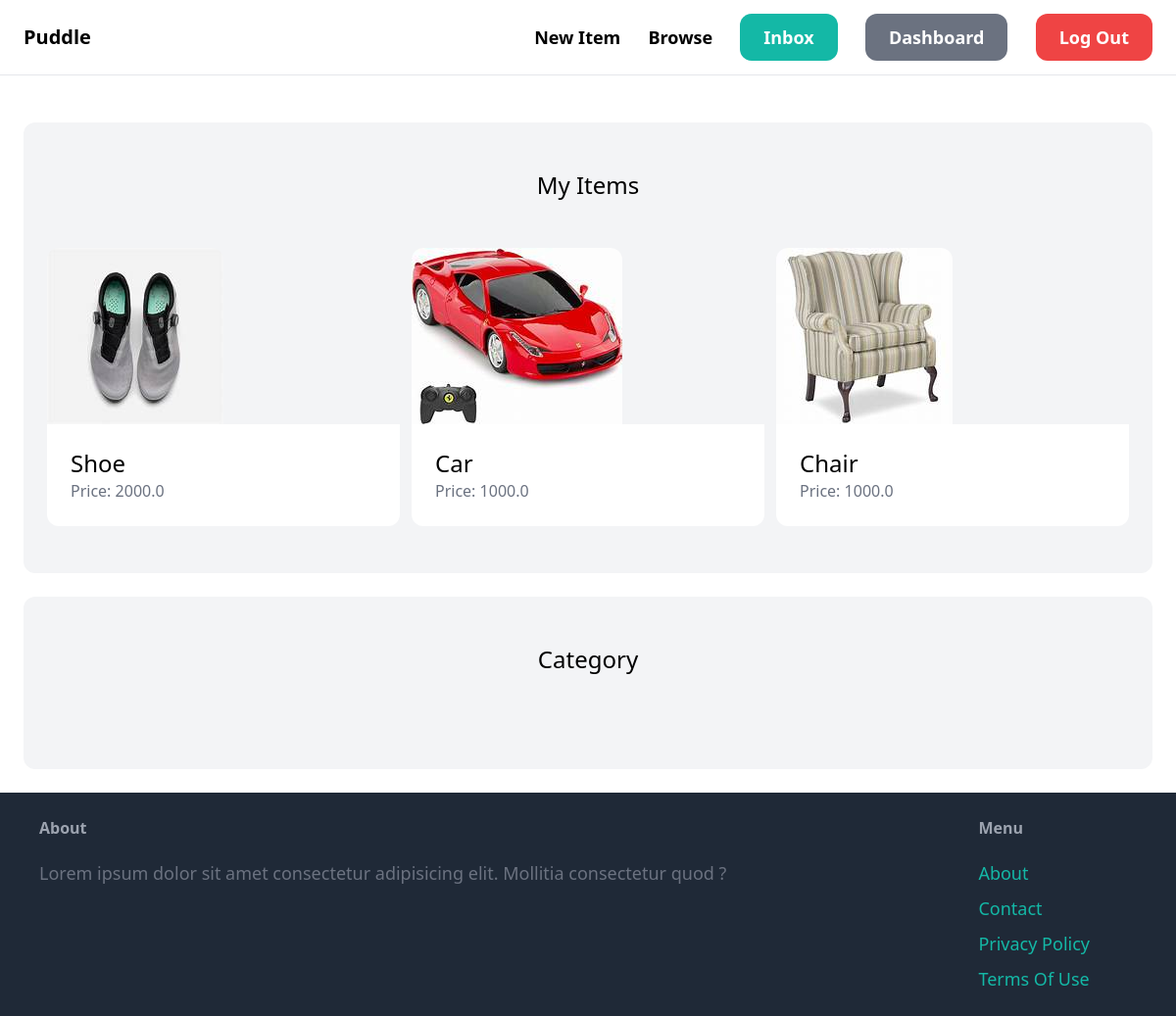
The page /dashboard/ (signed in) on the database its author committed.
### item/models.py (models this page shows, shortened)
class Item(models.Model):
    category = models.ForeignKey(Category, related_name="items", on_delete=models.CASCADE)
    name = models.CharField(max_length=255)
    description = models.TextField(blank=True,null=True)
    price = models.FloatField()
    image = models.ImageField(upload_to="item_images",blank=True,null=True)
    is_sold = models.BooleanField(default=False)
    created_by = models.ForeignKey(User, related_name="items", on_delete=models.CASCADE)
    created_at = models.DateTimeField(auto_now_add=True)

### dashboard/views.py (the view)
# urls.py: path('',views.index,name='index'),
@login_required
def index(request):
    items = Item.objects.filter(created_by = request.user)
    return render(request, 'dashboard/index.html',{
        'items':items,
    })

### dashboard/templates/dashboard/index.html (shortened to what this page needs)
{% extends 'core/base.html' %}
{% block content %}
  <div class="mt-6 px-6 py-12 bg-gray-100 rounded-xl ">
    <h2 class="mb-12 text-2xl text-center">My Items</h2>
    <div class="grid grid-cols-3 gap-3">
        {% for item in items %}
            <div>
                <a href="{% url 'item:detail' item.id %}">
                    <div>
                        <img src="{{item.image.url}}" class="rounded-t-xl">
                    </div>
                    <div class="p-6 bg-white rounded-b-xl">
                        <h2 class="text-2xl">{{item.name}}</h2>
                        <p class="text-gray-500">Price: {{item.price}}</p>
                    </div>
                </a>
            </div>
        {%endfor%}
    </div>
  </div>
  <div class="mt-6 px-6 py-12 bg-gray-100 rounded-xl ">
    <h2 class="mb-12 text-2xl text-center">Category</h2>
  </div>
{%endblock%}

### rows shown on the page
Item: image (picture), name "Shoe", price "2000.0"
Item: image (picture), name "Car", price "1000.0"
Item: image (picture), name "Chair", price "1000.0"
